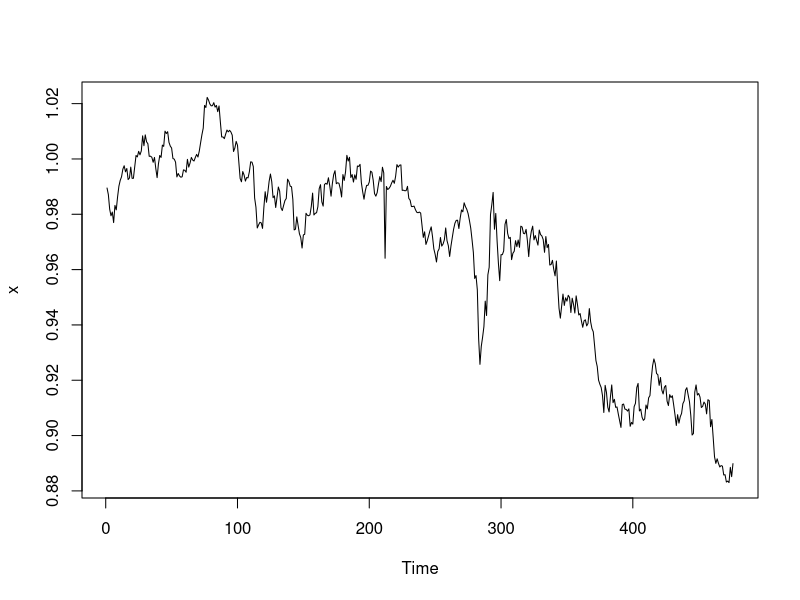
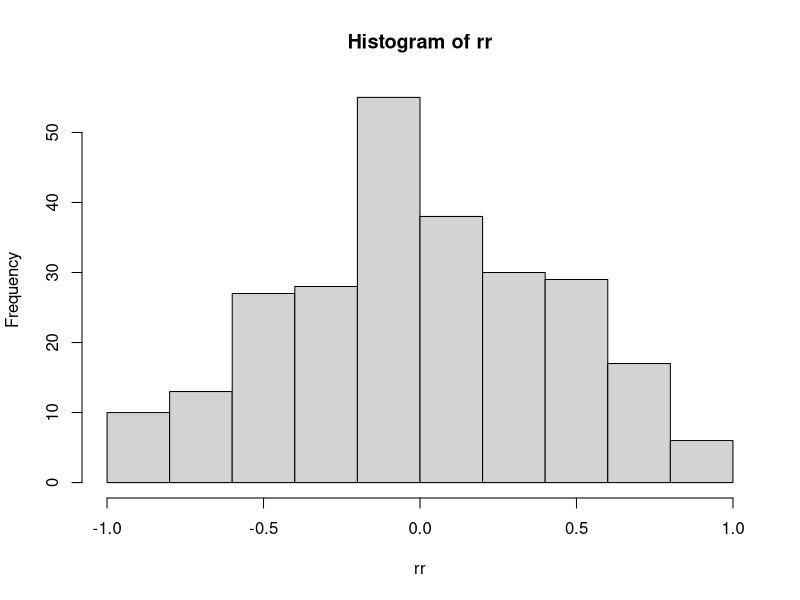
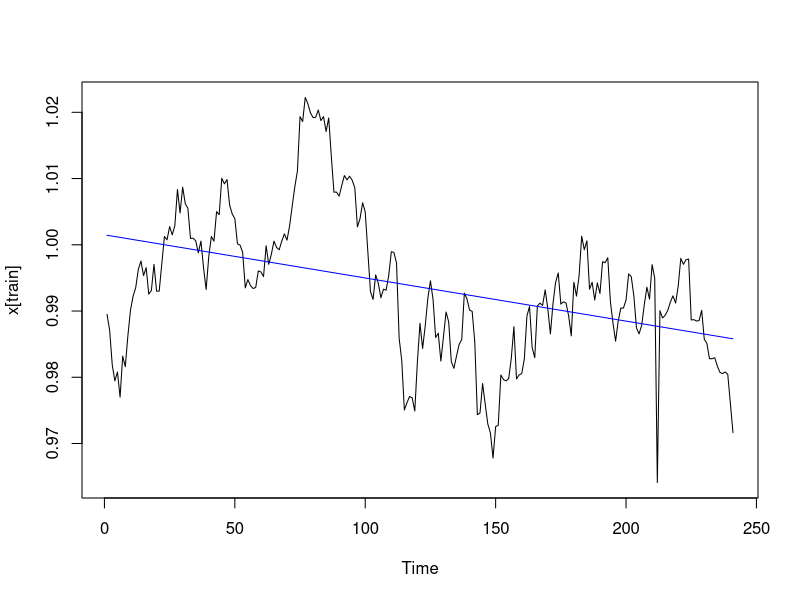
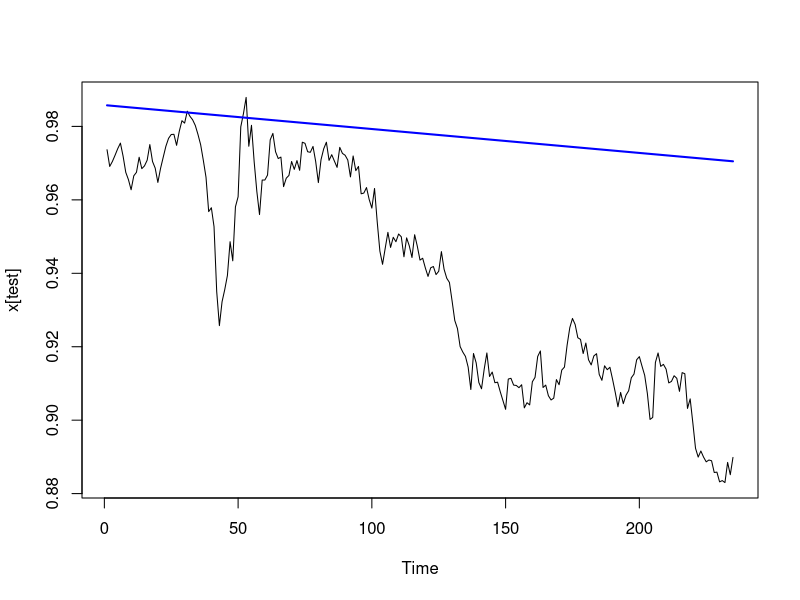
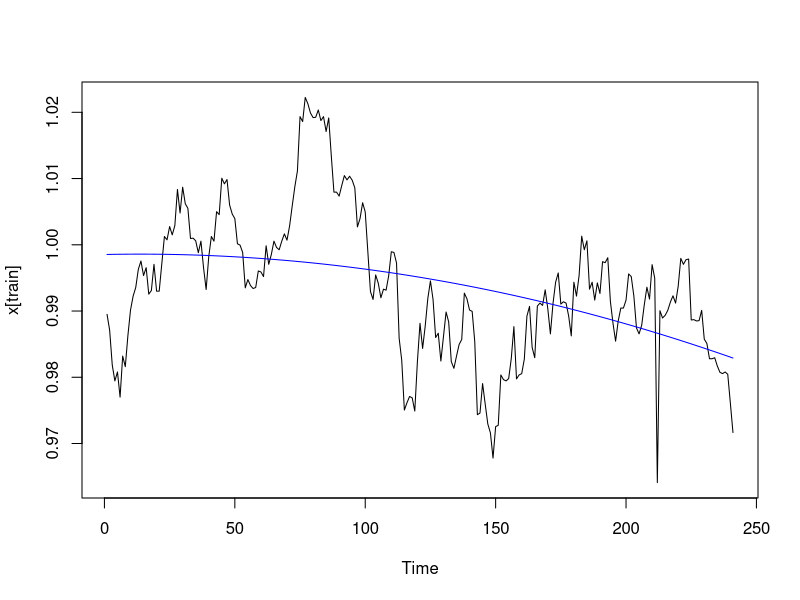
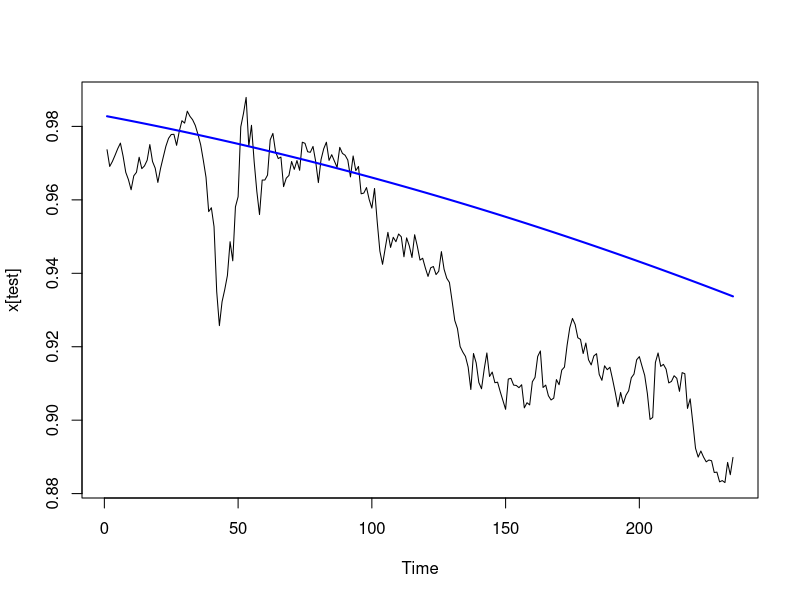
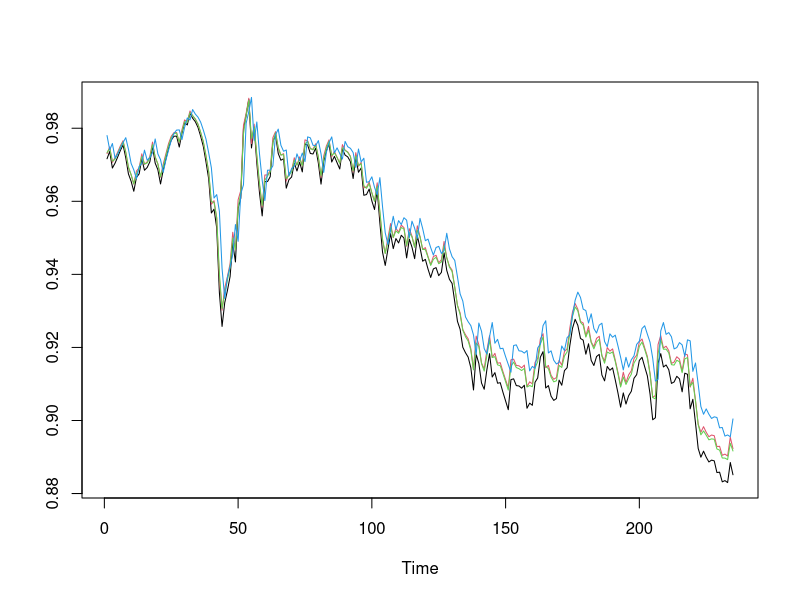
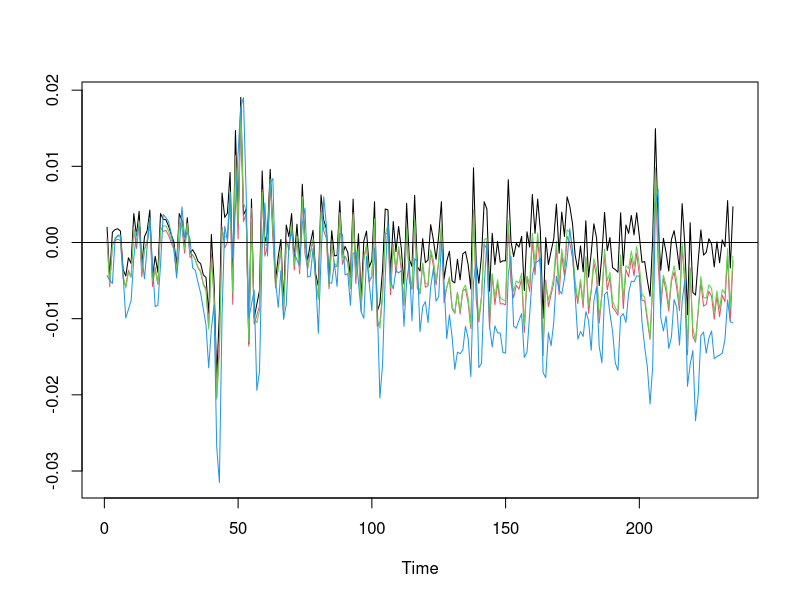

The R source for these figures, in order:
# Прогнозирование
setwd(dirname(rstudioapi::getActiveDocumentContext()$path))
df <- read.delim("Exchange_Rate_Report.tsv", skip=0, sep="") 
Sys.setlocale("LC_TIME", "C")
df$Date <- as.Date(df$Date, "%d-%b-%Y") # преобразовываем дату

x <- df$Swiss_franc
plot.ts(x)

# 1 задание: Разделить на ряды по 20 наблюдений и создать из них матрицу (matrix(x, nrow=20))
XX <- matrix(x, nrow=20)
XX <- XX[, -24]
# Рассчитать матрицу корреляций.
RR <- cor(XX)
rr <- c(RR[lower.tri(RR)]) # нижний треугольник

hist(rr) # получили много ложных корреляций и на гистограмме это хорошо видно
# Задание 2. Многошаговое прогнозирование валютного курса с помощью тренда
train <- df$Date < "2020-01-03" # На тех же данных. Тренировочный период 1 год – построить линейный тренд. Нарисовать.
test <- ! train
tr <- 1:nrow(df)
reg1 <- lm(x ~ tr, subset=train) # линейная регрессия на первом году
plot.ts(x[train])
lines(fitted(reg1), col="blue") # расчетное значение

xp <- predict(reg1, newdata=list(tr=tr[test])) # получаем прогноз

plot.ts(x[test])
lines(xp, col="blue", lw=2)

tr2 <- tr^2 # сделаем для квадратичного тренда
reg2 <- lm(x ~ tr+tr2, subset=train) # линейная регрессия на первом году
plot.ts(x[train])
lines(fitted(reg2), col="blue") 
xp2 <- predict(reg2, newdata=list(tr=tr[test], tr2=tr2[test])) # получаем прогноз
plot.ts(x[test])
lines(xp2, col="blue", lw=2)

# Задание 3. 
x1 <- c(x[1], x[-length(x)]) #первый лаг
x2 <- c(x1[1], x1[-length(x)])

AR1 <- lm(x ~ x1, subset=train)
cfAR1 <- coef(AR1)

AR2 <- lm(x ~ x1+x2, subset=train)
cfAR2 <- coef(AR2)

AR02 <- lm(x ~ x2, subset=train)
cfAR02 <- coef(AR02)

xpRW <- x1[test]
xpAR1 <- cfAR1[1] + cfAR1[2] * x1[test]
xpAR2 <- cfAR2[1] + cfAR2[2] * x1[test] + cfAR2[3] * x2[test]
xpAR02 <- cfAR02[1] + cfAR02[2] * x2[test]

xpxp <- cbind(xpRW, xpAR1, xpAR2, xpAR02) # прогнозные значения
ts.plot(xpxp, col=1:4)

# ошибки прогноза
epep <- x[test] - xpxp
ts.plot(epep, col=1:4)
abline(h=0)

MSE <- colMeans(epep^2) # среднее по столбцам. Получаем средний квадрат ошибки
RMSE <- sqrt(MSE)
RMSE

# Значимость, 1 задание
epep[,1]
library(lmtest)
library(sandwich)

reg11 <- lm(epep[,4]^2 - epep[,1]^2 ~ 1) # строим регрессию от const

lmtest::coeftest(reg11, vcov=vcovHAC) # прогноз на основе предыдующего значения значим лучше, чем прогноз со 2 лагом. p-value 10^-10
